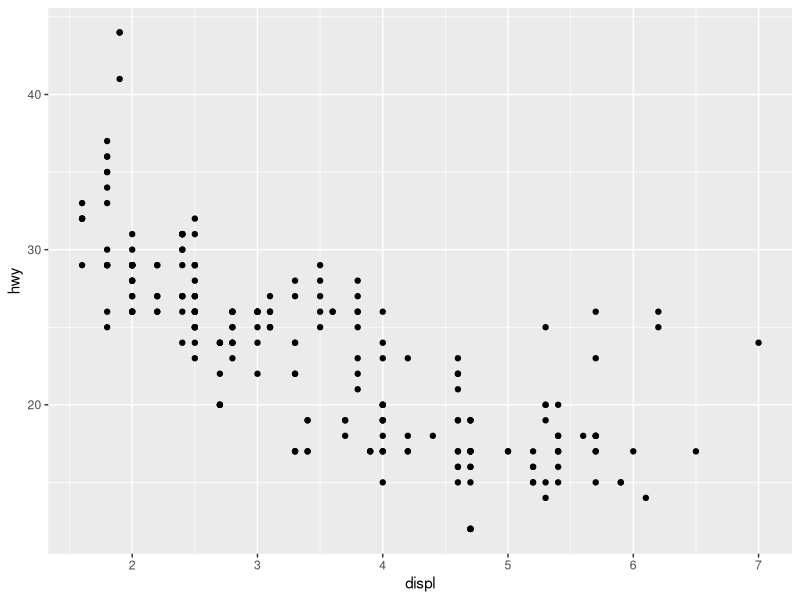
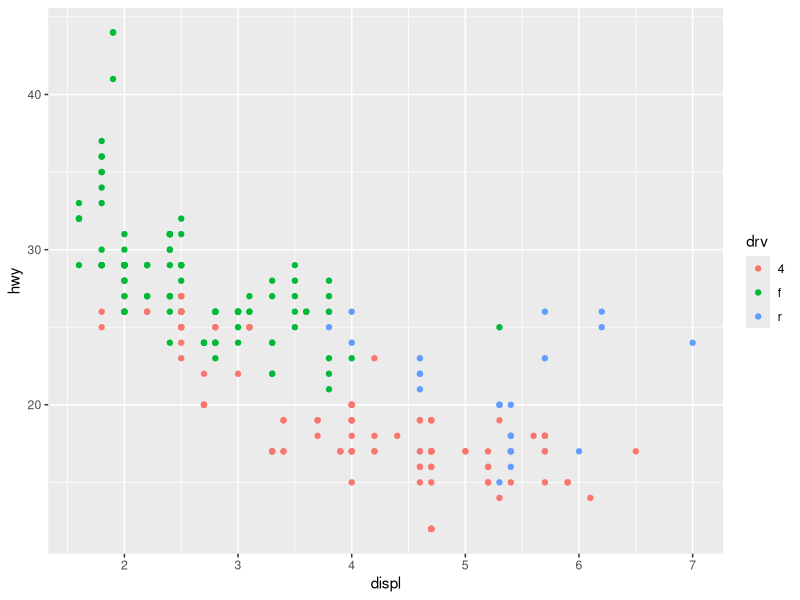
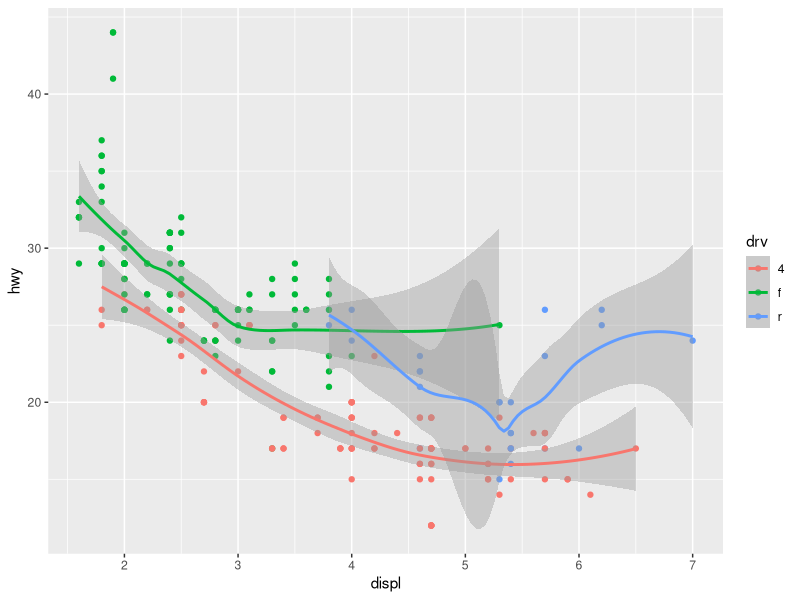
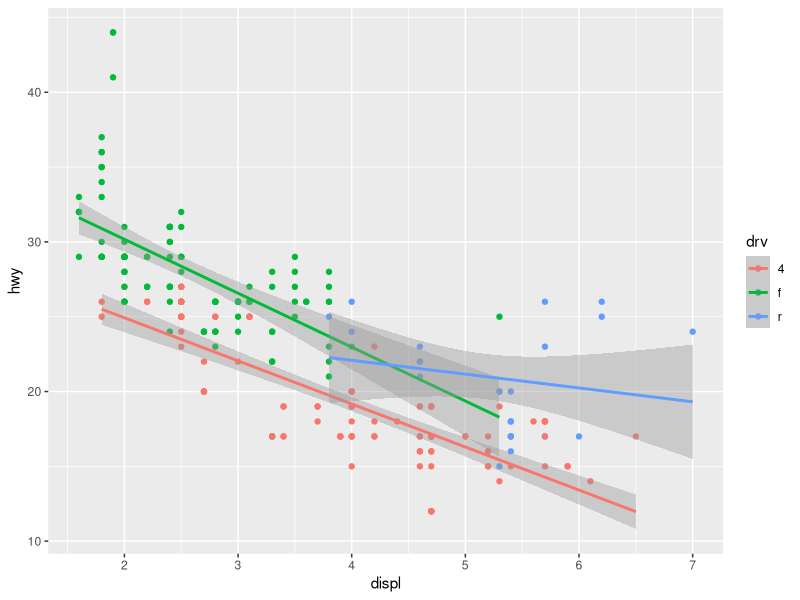
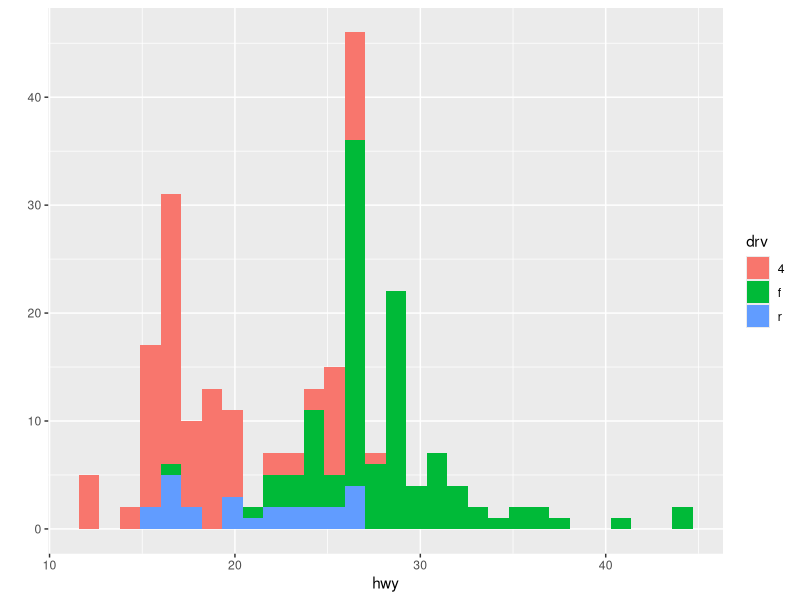
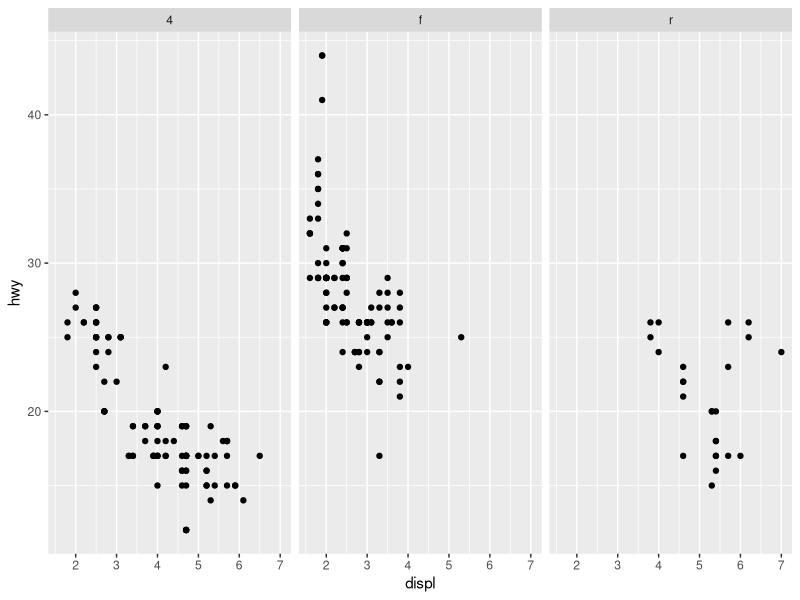
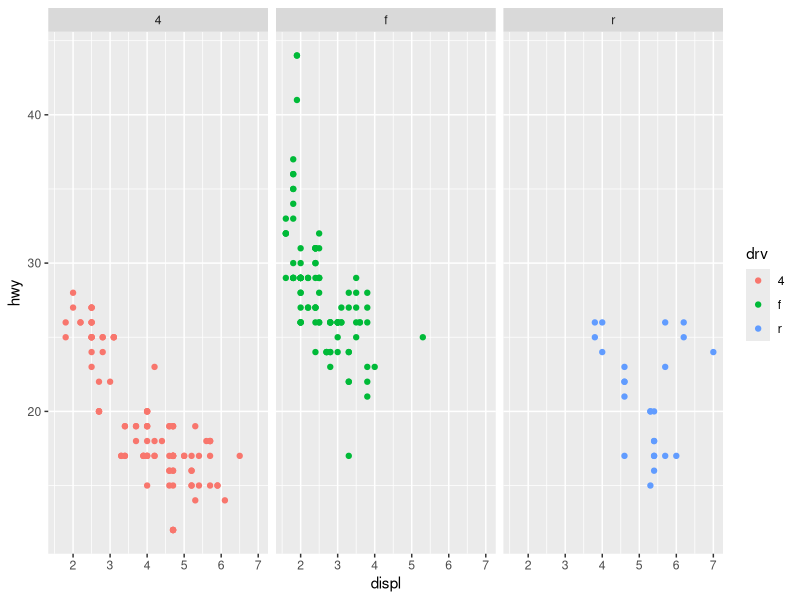
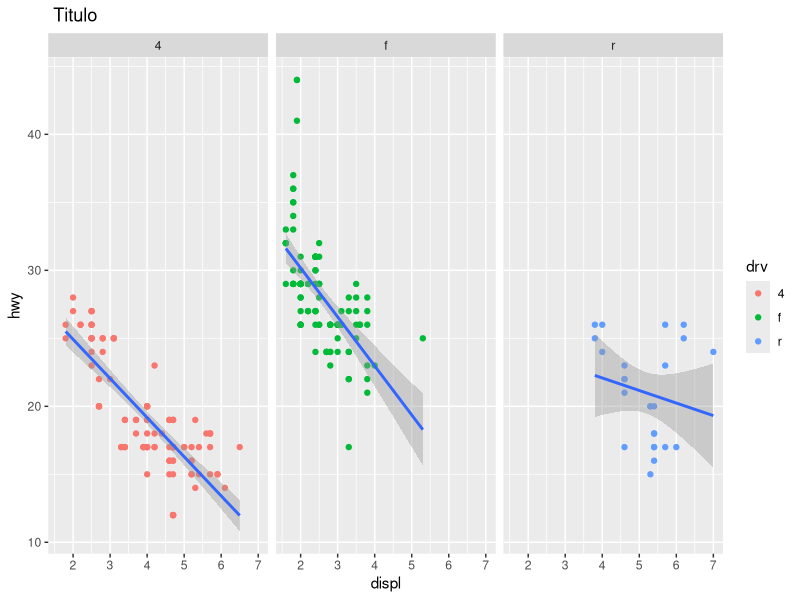

The R script that drew these images, in order:
library(ggplot2)
qplot(displ, hwy, data = mpg)
qplot(displ, hwy, data = mpg, color = drv)
qplot(displ, hwy, data = mpg, geom = c("point","smooth"), color = drv)
qplot(displ, hwy, data = mpg, color = drv) + geom_smooth(method = "lm")

qplot(hwy, data = mpg, fill = drv)

qplot(displ, hwy, data = mpg, facets = . ~ drv)
qplot(displ, hwy, data = mpg, facets = . ~ drv, color = drv)

#Gqplot
g <- ggplot(mpg, aes(displ,hwy)) + geom_point(aes(color = drv)) + facet_grid(. ~ drv) + geom_smooth(method = "lm")
g + labs(title =" Titulo") + theme_gray(base_family = "Helvetica")

qplot(drv, hwy, data = mpg, geom = "boxplot", color = manufacturer)

qplot(displ, hwy, data = mpg, color = drv, geom = c("point","smooth"))

qplot(displ, hwy, data = mpg, facets = .~drv)
qplot(hwy, data = mpg, facets = drv ~., binwidth = 2)
g + geom_point(color = "pink", size = 4, alpha = 1/2)
g + geom_point(size = 4, alpha = 1/2, aes(color = drv))

g + geom_point() + facet_grid(drv~cyl, margins = TRUE) + geom_smooth(method = "lm", se = FALSE, size = 2, color = "black") + labs(x="Displacement", y ="Highway Mileage", title = "Swirl Rules!")

qplot(price, data = diamonds, binwidth = 18497/30, fill = cut)
qplot(price, data = diamonds, geom="density")
qplot(price, data = diamonds, geom="density", color = cut)
qplot(carat, price, data = diamonds, color = cut)
qplot(carat, price, data = diamonds, color = cut) + geom_smooth(method = "lm")
qplot(carat, price, data = diamonds, color = cut, facets = .~cut) + geom_smooth(method = "lm") 

cutpoints <- quantile(diamonds$carat, seq(0,1, length = 4), na.rm =TRUE)
diamonds$car2 <- cut(diamonds$carat, cutpoints)
g <- ggplot(data = diamonds, aes(depth, price))
g + geom_point(alpha = 1/3) + facet_grid(cut ~car2)

g + geom_point(alpha = 1/3) + facet_grid(cut ~car2) + geom_smooth(method = "lm", size = 3, color = "pink")
ggplot(diamonds, aes(carat, price)) + geom_boxplot() + facet_grid(.~cut)
